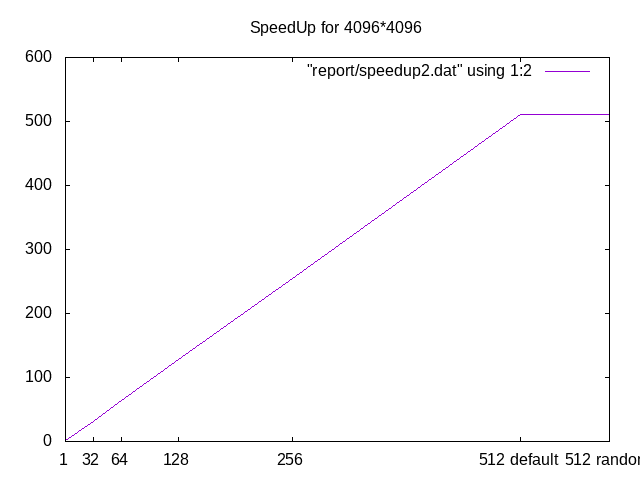

This figure's gnuplot source:
set terminal png
set output "report/speedup2.png"

set xtics ("1" 1, "32" 32,"64" 64,"128" 128,"256" 256,"512 default" 512,"512 random" 612)
set title "SpeedUp for 4096*4096"
plot "report/speedup2.dat" using 1:2 with linespoints linecolor 2 pointtype 7 pointsize 2
